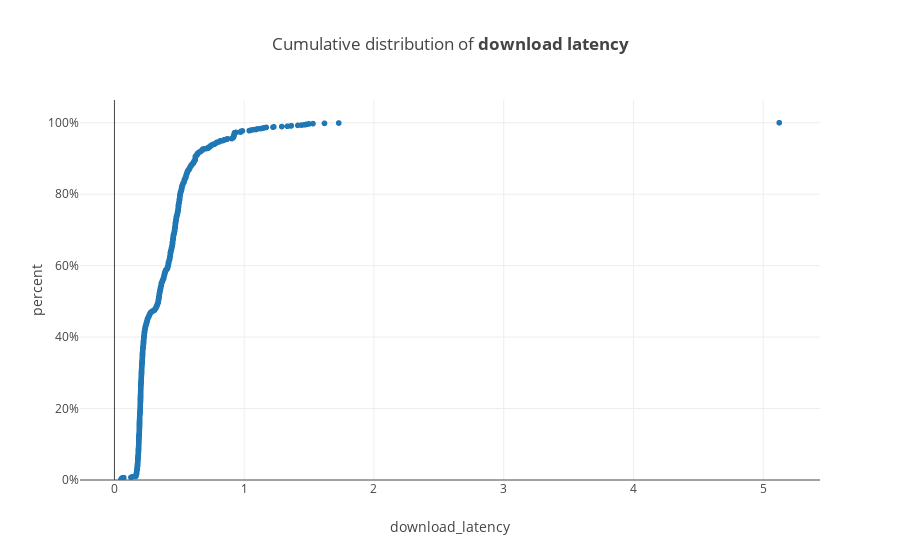

The cell this chart's notebook holds for it:
### Code cell
ecdf(df=headers_df, column='download_latency')

### Figure 1 — Plotly figure (JSON) as saved in the notebook; plotly's stock layout.template omitted (floating-point values rounded to 4 significant figures; data arrays with more than 128 entries replaced by an {"elided": "..."} marker saying what was removed)
{"data": [{"customdata": {"elided": "1220x3 int values"}, "hovertemplate": "<b>Download Latency</b><br><br>download_latency: %{x}<br>percent: %{y}<br><br>count below: %{customdata[0]:,}<br>count above: %{customdata[1]:,}<br>total count: %{customdata[2]:,}<extra></extra>", "legendgroup": "", "line": {"dash": "solid", "shape": "hv"}, "marker": {"color": "#1F77B4", "symbol": "circle"}, "mode": "markers", "name": "", "showlegend": false, "type": "scattergl", "x": {"elided": "1220 float values"}, "xaxis": "x", "y": {"elided": "1220 float values"}, "yaxis": "y"}], "layout": {"autosize": true, "legend": {"tracegroupgap": 0}, "title": {"text": "Cumulative distribution of <b>download latency</b>"}, "xaxis": {"anchor": "y", "autorange": true, "domain": [0, 1], "range": [-0.2619, 5.434], "showspikes": true, "title": {"text": "download_latency"}, "type": "linear"}, "yaxis": {"anchor": "x", "autorange": true, "domain": [0, 1], "range": [0, 106.6], "rangemode": "tozero", "showspikes": true, "ticksuffix": "%", "title": {"text": "percent"}, "type": "linear"}}}
